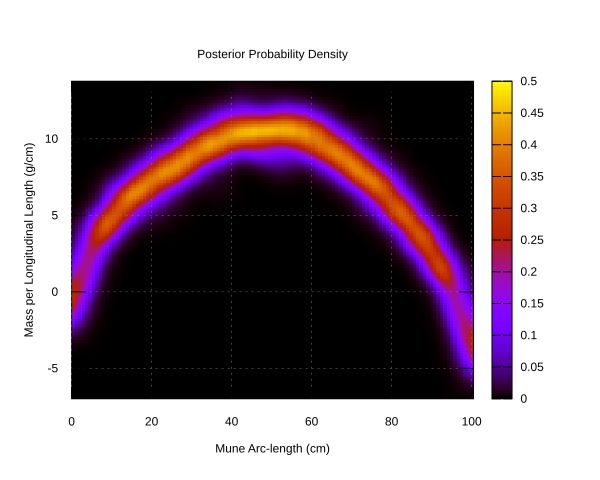

Reproduce this figure in gnuplot.
set pm3d map
set xrange [0.0:100.473414986059]
set xlabel "Mune Arc-length (cm)"
set yrange [-6.988521676496582:13.7655439777829]
set ylabel "Mass per Longitudinal Length (g/cm)"
set title "Posterior Probability Density"
set grid
set terminal svg
set output "../bayken-results/Pony/99aa5100ef15cb8f9e2357c7a9633a1cd4d8edf5cdc08b4647f9d179/76f1b220f03f3ead492cf9e3112e2e9fd1a3f4d611b80cfca8afcefe/results/posterior_samples__mass_per_length.svg"
splot "../bayken-results/Pony/99aa5100ef15cb8f9e2357c7a9633a1cd4d8edf5cdc08b4647f9d179/76f1b220f03f3ead492cf9e3112e2e9fd1a3f4d611b80cfca8afcefe/results/posterior_samples__mass_per_length.dat" notitle
